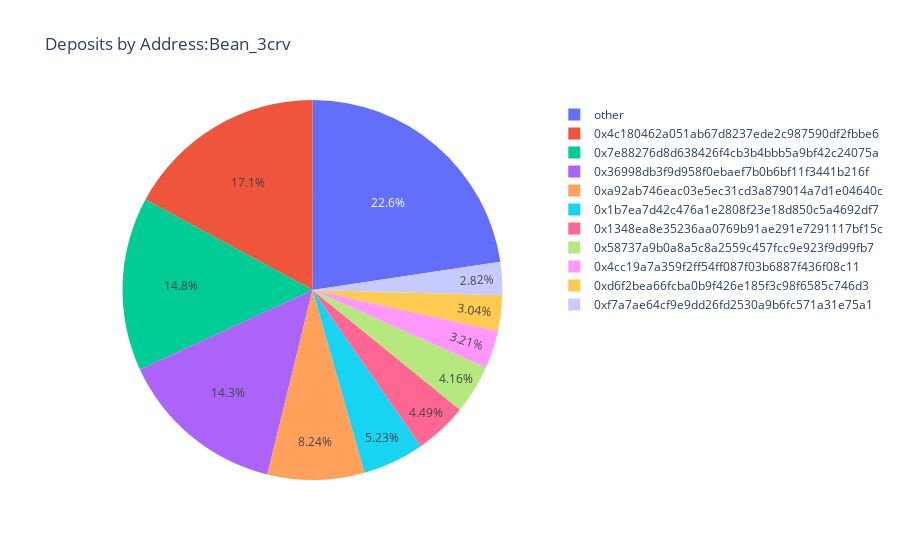
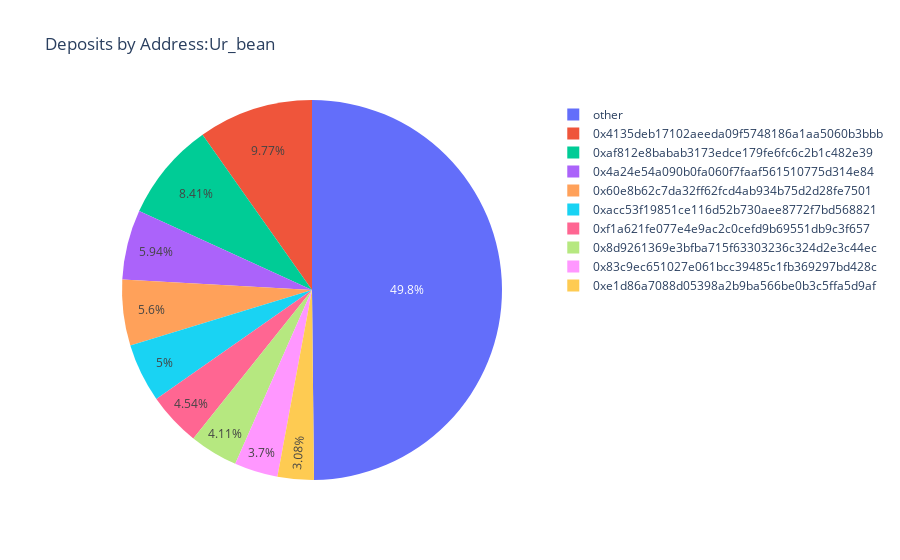
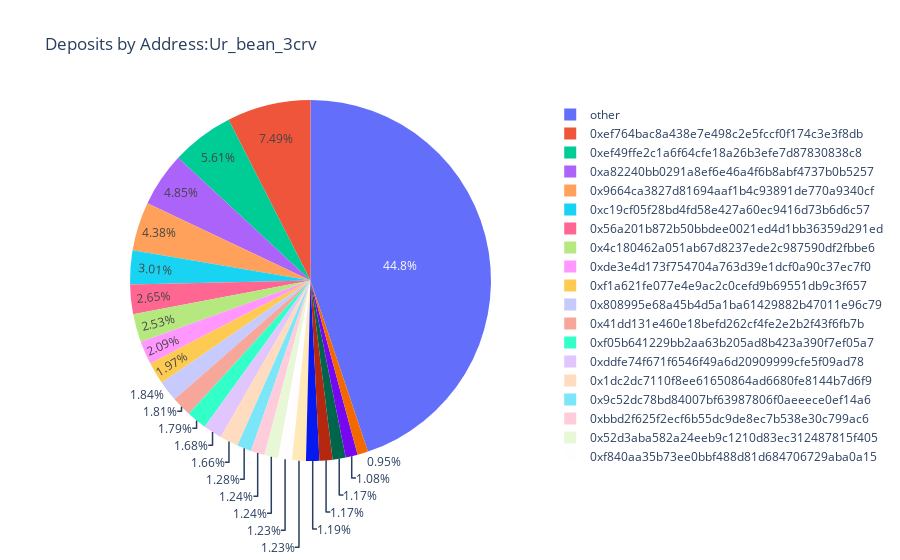
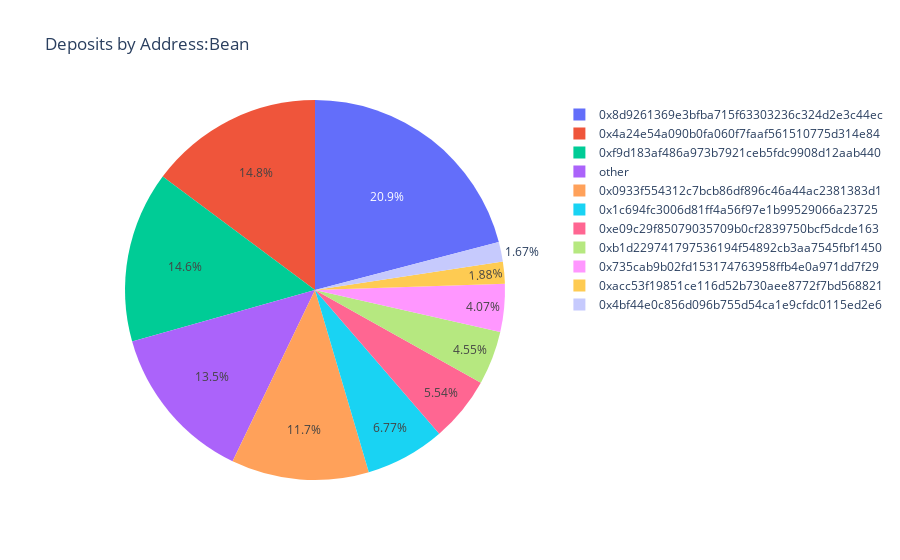

The code cell stored with these charts, in order, in its notebook:
### Markdown cell above
## Deposits by users

As of May 9th there are no deposits for ur_bean, ur_bean_crv3 or bean, so only the mean_crv3 deposits are visualized.

### Code cell
pie_chart(bean_3crv, 4*10**15,"Bean_3crv")
pie_chart(ur_bean,400000,'Ur_bean')
pie_chart(ur_bean_3crv, 500000,"Ur_bean_3crv")
pie_chart(bean,10000,'Bean')

### Figure 1 — Plotly figure (JSON) as saved in the notebook; plotly's stock layout.template omitted (floating-point values rounded to 4 significant figures)
{"data": [{"domain": {"x": [0, 1], "y": [0, 1]}, "hovertemplate": "labels=%{label}<br>amount=%{value}<extra></extra>", "labels": ["other", "0x4c180462a051ab67d8237ede2c987590df2fbbe6", "0x7e88276d8d638426f4cb3b4bbb5a9bf42c24075a", "0x36998db3f9d958f0ebaef7b0b6bf11f3441b216f", "0xa92ab746eac03e5ec31cd3a879014a7d1e04640c", "0x1b7ea7d42c476a1e2808f23e18d850c5a4692df7", "0x1348ea8e35236aa0769b91ae291e7291117bf15c", "0x58737a9b0a8a5c8a2559c457fcc9e923f9d99fb7", "0x4cc19a7a359f2ff54ff087f03b6887f436f08c11", "0xd6f2bea66fcba0b9f426e185f3c98f6585c746d3", "0xf7a7ae64cf9e9dd26fd2530a9b6fc571a31e75a1"], "legendgroup": "", "name": "", "showlegend": true, "type": "pie", "values": [40230939411817100, 30429228515720056, 26260377322610570, 25441565774189420, 14656008229962904, 9309000423972316, 7994592793874502, 7403558081943724, 5716311595742947, 5409822751885722, 5011475146147294]}], "layout": {"legend": {"tracegroupgap": 0}, "title": {"text": "Deposits by Address:Bean_3crv"}}}

### Figure 2 — Plotly figure (JSON) as saved in the notebook; plotly's stock layout.template omitted (floating-point values rounded to 4 significant figures)
{"data": [{"domain": {"x": [0, 1], "y": [0, 1]}, "hovertemplate": "labels=%{label}<br>amount=%{value}<extra></extra>", "labels": ["other", "0x4135deb17102aeeda09f5748186a1aa5060b3bbb", "0xaf812e8babab3173edce179fe6fc6c2b1c482e39", "0x4a24e54a090b0fa060f7faaf561510775d314e84", "0x60e8b62c7da32ff62fcd4ab934b75d2d28fe7501", "0xacc53f19851ce116d52b730aee8772f7bd568821", "0xf1a621fe077e4e9ac2c0cefd9b69551db9c3f657", "0x8d9261369e3bfba715f63303236c324d2e3c44ec", "0x83c9ec651027e061bcc39485c1fb369297bd428c", "0xe1d86a7088d05398a2b9ba566be0b3c5ffa5d9af"], "legendgroup": "", "name": "", "showlegend": true, "type": "pie", "values": [6473000.0, 1270000.0, 1093000.0, 771700.0, 727700.0, 648900.0, 590200.0, 534500.0, 481100.0, 400100.0]}], "layout": {"legend": {"tracegroupgap": 0}, "title": {"text": "Deposits by Address:Ur_bean"}}}

### Figure 3 — Plotly figure (JSON) as saved in the notebook; plotly's stock layout.template omitted (floating-point values rounded to 4 significant figures)
{"data": [{"domain": {"x": [0, 1], "y": [0, 1]}, "hovertemplate": "labels=%{label}<br>amount=%{value}<extra></extra>", "labels": ["other", "0xef764bac8a438e7e498c2e5fccf0f174c3e3f8db", "0xef49ffe2c1a6f64cfe18a26b3efe7d87830838c8", "0xa82240bb0291a8ef6e46a4f6b8abf4737b0b5257", "0x9664ca3827d81694aaf1b4c93891de770a9340cf", "0xc19cf05f28bd4fd58e427a60ec9416d73b6d6c57", "0x56a201b872b50bbdee0021ed4d1bb36359d291ed", "0x4c180462a051ab67d8237ede2c987590df2fbbe6", "0xde3e4d173f754704a763d39e1dcf0a90c37ec7f0", "0xf1a621fe077e4e9ac2c0cefd9b69551db9c3f657", "0x808995e68a45b4d5a1ba61429882b47011e96c79", "0x41dd131e460e18befd262cf4fe2e2b2f43f6fb7b", "0xf05b641229bb2aa63b205ad8b423a390f7ef05a7", "0xddfe74f671f6546f49a6d20909999cfe5f09ad78", "0x1dc2dc7110f8ee61650864ad6680fe8144b7d6f9", "0x9c52dc78bd84007bf63987806f0aeeece0ef14a6", "0xbbd2f625f2ecf6b55dc9de8ec7b538e30c799ac6", "0x52d3aba582a24eeb9c1210d83ec312487815f405", "0xf840aa35b73ee0bbf488d81d684706729aba0a15", "0xe693eb739c0be8c2bdd978c550b5d8b8022a8ada", "0x7cdfc314b89a851054a9acc324171bf8a31593e9", "0x6f9cee855cb1f362f31256c65e1709222e0f2037", "0x0f3a1e840f030617b7496194dc96bf9be1e54d59", "0x52ccff5c85314bbe4d9c019ee57e5b45ad08b0db", "0x305b0ecf72634825f7231058444c65d885e1f327"], "legendgroup": "", "name": "", "showlegend": true, "type": "pie", "values": [24790000.0, 4143000.0, 3100000.0, 2680000.0, 2422000.0, 1665000.0, 1467000.0, 1400000.0, 1153000.0, 1087000.0, 1019000.0, 1000000.0, 991900.0, 931100.0, 916700.0, 709100.0, 686900.0, 685900.0, 682000.0, 679800.0, 658700.0, 647500.0, 644300.0, 597500.0, 525100.0]}], "layout": {"legend": {"tracegroupgap": 0}, "title": {"text": "Deposits by Address:Ur_bean_3crv"}}}

### Figure 4 — Plotly figure (JSON) as saved in the notebook; plotly's stock layout.template omitted (floating-point values rounded to 4 significant figures)
{"data": [{"domain": {"x": [0, 1], "y": [0, 1]}, "hovertemplate": "labels=%{label}<br>amount=%{value}<extra></extra>", "labels": ["0x8d9261369e3bfba715f63303236c324d2e3c44ec", "0x4a24e54a090b0fa060f7faaf561510775d314e84", "0xf9d183af486a973b7921ceb5fdc9908d12aab440", "other", "0x0933f554312c7bcb86df896c46a44ac2381383d1", "0x1c694fc3006d81ff4a56f97e1b99529066a23725", "0xe09c29f85079035709b0cf2839750bcf5dcde163", "0xb1d229741797536194f54892cb3aa7545fbf1450", "0x735cab9b02fd153174763958ffb4e0a971dd7f29", "0xacc53f19851ce116d52b730aee8772f7bd568821", "0x4bf44e0c856d096b755d54ca1e9cfdc0115ed2e6"], "legendgroup": "", "name": "", "showlegend": true, "type": "pie", "values": [132100.0, 93442, 92010.0, 85090.0, 73930.0, 42750, 35000, 28750, 25710.0, 11880.0, 10550.0]}], "layout": {"legend": {"tracegroupgap": 0}, "title": {"text": "Deposits by Address:Bean"}}}
